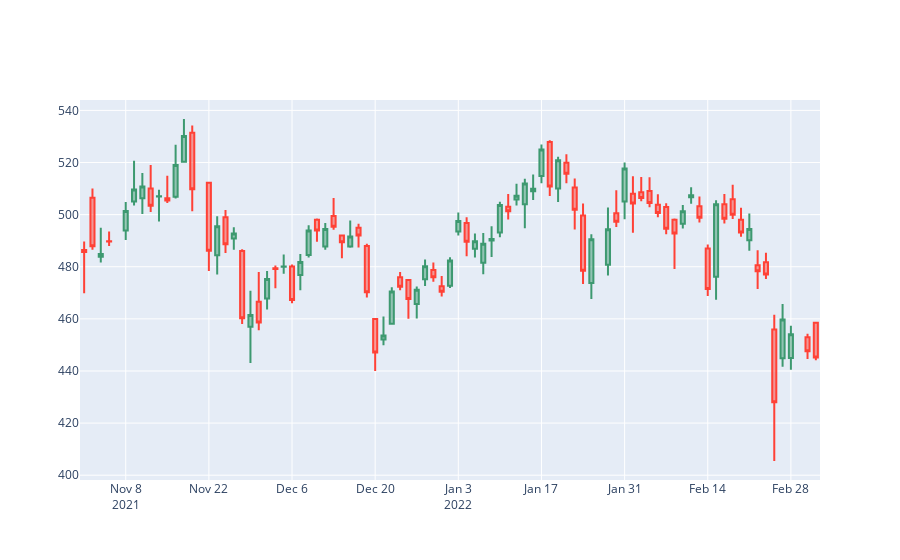

The code cell stored with this chart in its notebook:
### Code cell
fig = go.Figure(data = [go.Candlestick(x = day_map.index, 
                open = day_map['Open'],
                high = day_map['High'],
                low = day_map['Low'],
                close = day_map['Close'])])
fig.update_layout(xaxis_rangeslider_visible = False, hovermode = 'x unified')
fig.update_xaxes(rangebreaks = [dict(bounds = ['sat', 'mon'])])

fig.show()
